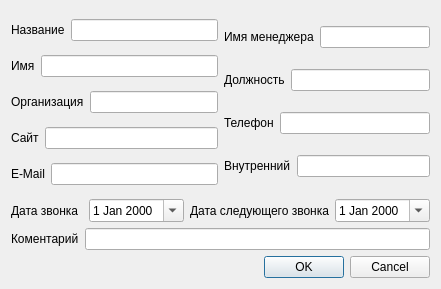
<?xml version="1.0" encoding="UTF-8"?>
<ui version="4.0">
 <class>Dialog</class>
 <widget class="QDialog" name="Dialog">
  <property name="windowModality">
   <enum>Qt::NonModal</enum>
  </property>
  <property name="geometry">
   <rect>
    <x>0</x>
    <y>0</y>
    <width>441</width>
    <height>289</height>
   </rect>
  </property>
  <property name="windowTitle">
   <string>Добавить запись</string>
  </property>
  <property name="modal">
   <bool>false</bool>
  </property>
  <layout class="QVBoxLayout" name="verticalLayout_3">
   <item>
    <layout class="QHBoxLayout" name="horizontalLayout_20">
     <item>
      <layout class="QVBoxLayout" name="verticalLayout">
       <item>
        <layout class="QHBoxLayout" name="horizontalLayout">
         <item>
          <widget class="QLabel" name="label_5">
           <property name="text">
            <string>Название</string>
           </property>
          </widget>
         </item>
         <item>
          <widget class="QLineEdit" name="ed_name"/>
         </item>
        </layout>
       </item>
       <item>
        <layout class="QHBoxLayout" name="horizontalLayout_5">
         <item>
          <widget class="QLabel" name="label_6">
           <property name="text">
            <string>Имя</string>
           </property>
          </widget>
         </item>
         <item>
          <widget class="QLineEdit" name="ed_user"/>
         </item>
        </layout>
       </item>
       <item>
        <layout class="QHBoxLayout" name="horizontalLayout_6">
         <item>
          <widget class="QLabel" name="label_7">
           <property name="text">
            <string>Организация</string>
           </property>
          </widget>
         </item>
         <item>
          <widget class="QLineEdit" name="ed_organization"/>
         </item>
        </layout>
       </item>
       <item>
        <layout class="QHBoxLayout" name="horizontalLayout_7">
         <item>
          <widget class="QLabel" name="label_8">
           <property name="text">
            <string>Сайт</string>
           </property>
          </widget>
         </item>
         <item>
          <widget class="QLineEdit" name="ed_site"/>
         </item>
        </layout>
       </item>
       <item>
        <layout class="QHBoxLayout" name="horizontalLayout_8">
         <item>
          <widget class="QLabel" name="label">
           <property name="text">
            <string>E-Mail</string>
           </property>
          </widget>
         </item>
         <item>
          <widget class="QLineEdit" name="ed_mail"/>
         </item>
        </layout>
       </item>
      </layout>
     </item>
     <item>
      <layout class="QVBoxLayout" name="verticalLayout_2">
       <item>
        <layout class="QHBoxLayout" name="horizontalLayout_14">
         <item>
          <widget class="QLabel" name="label_14">
           <property name="text">
            <string>Имя менеджера</string>
           </property>
          </widget>
         </item>
         <item>
          <widget class="QLineEdit" name="ed_manager_name"/>
         </item>
        </layout>
       </item>
       <item>
        <layout class="QHBoxLayout" name="horizontalLayout_17">
         <item>
          <widget class="QLabel" name="label_15">
           <property name="text">
            <string>Должность</string>
           </property>
          </widget>
         </item>
         <item>
          <widget class="QLineEdit" name="ed_post"/>
         </item>
        </layout>
       </item>
       <item>
        <layout class="QHBoxLayout" name="horizontalLayout_15">
         <item>
          <widget class="QLabel" name="label_18">
           <property name="text">
            <string>Телефон</string>
           </property>
          </widget>
         </item>
         <item>
          <widget class="QLineEdit" name="ed_phone"/>
         </item>
        </layout>
       </item>
       <item>
        <layout class="QHBoxLayout" name="horizontalLayout_18">
         <item>
          <widget class="QLabel" name="label_16">
           <property name="text">
            <string>Внутренний</string>
           </property>
          </widget>
         </item>
         <item>
          <widget class="QLineEdit" name="ed_internal"/>
         </item>
        </layout>
       </item>
       <item>
        <layout class="QHBoxLayout" name="horizontalLayout_16"/>
       </item>
      </layout>
     </item>
    </layout>
   </item>
   <item>
    <layout class="QHBoxLayout" name="horizontalLayout_2">
     <item>
      <layout class="QHBoxLayout" name="horizontalLayout_4">
       <item>
        <widget class="QLabel" name="label_2">
         <property name="text">
          <string>Дата звонка</string>
         </property>
        </widget>
       </item>
       <item>
        <widget class="QDateEdit" name="ed_data_call">
         <property name="calendarPopup">
          <bool>true</bool>
         </property>
         <property name="currentSectionIndex">
          <number>0</number>
         </property>
        </widget>
       </item>
      </layout>
     </item>
     <item>
      <layout class="QHBoxLayout" name="horizontalLayout_9">
       <item>
        <widget class="QLabel" name="label_19">
         <property name="text">
          <string>Дата следующего звонка</string>
         </property>
        </widget>
       </item>
       <item>
        <widget class="QDateEdit" name="ed_data_next_call">
         <property name="calendarPopup">
          <bool>true</bool>
         </property>
         <property name="currentSectionIndex">
          <number>0</number>
         </property>
        </widget>
       </item>
      </layout>
     </item>
    </layout>
   </item>
   <item>
    <layout class="QHBoxLayout" name="horizontalLayout_3">
     <item>
      <widget class="QLabel" name="label_3">
       <property name="text">
        <string>Коментарий</string>
       </property>
      </widget>
     </item>
     <item>
      <widget class="QLineEdit" name="ed_comment"/>
     </item>
    </layout>
   </item>
   <item>
    <widget class="QDialogButtonBox" name="buttonBox">
     <property name="orientation">
      <enum>Qt::Horizontal</enum>
     </property>
     <property name="standardButtons">
      <set>QDialogButtonBox::Cancel|QDialogButtonBox::Ok</set>
     </property>
    </widget>
   </item>
  </layout>
 </widget>
 <resources/>
 <connections>
  <connection>
   <sender>buttonBox</sender>
   <signal>accepted()</signal>
   <receiver>Dialog</receiver>
   <slot>accept()</slot>
   <hints>
    <hint type="sourcelabel">
     <x>248</x>
     <y>254</y>
    </hint>
    <hint type="destinationlabel">
     <x>157</x>
     <y>274</y>
    </hint>
   </hints>
  </connection>
  <connection>
   <sender>buttonBox</sender>
   <signal>rejected()</signal>
   <receiver>Dialog</receiver>
   <slot>reject()</slot>
   <hints>
    <hint type="sourcelabel">
     <x>316</x>
     <y>260</y>
    </hint>
    <hint type="destinationlabel">
     <x>286</x>
     <y>274</y>
    </hint>
   </hints>
  </connection>
 </connections>
</ui>
